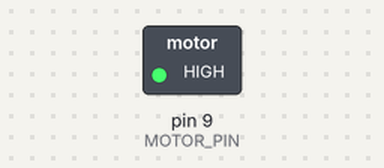
Simulated run of this sketch. Board: Arduino Uno, built with avr-gcc and run on an emulated ATmega328P. Shown: switched loads named in the sketch (green lamp = pin HIGH).

Above: at 1.0 s.
At 3.0 s:
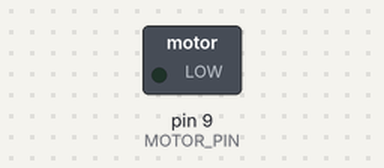
Timing chart, 0 to 5.2 s (numbered marks = the images above):
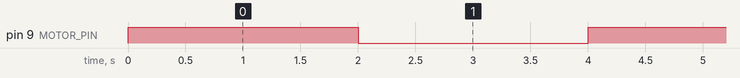

Measured:
- by itself, pin 9 (MOTOR_PIN): alternates HIGH for 2.0 s and LOW for 2.0 s

The sketch:

8_s9a_transistor_motor_digital.ino
```cpp
const int MOTOR_PIN = 9;

void setup() {
  pinMode(MOTOR_PIN, OUTPUT);
  digitalWrite(MOTOR_PIN, LOW);   // motor off to start
}

void loop() {
  digitalWrite(MOTOR_PIN, HIGH);  // motor ON
  delay(2000);

  digitalWrite(MOTOR_PIN, LOW);   // motor OFF
  delay(2000);
}
```
